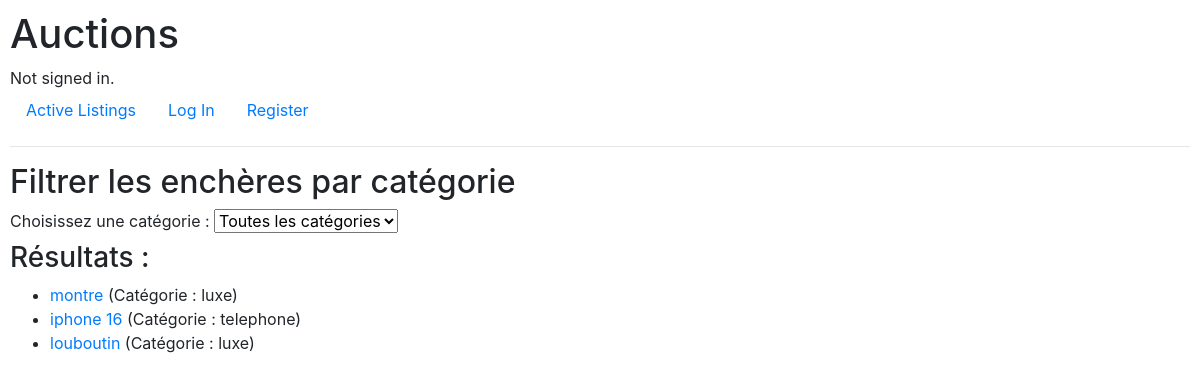
Page /filter-by-category/ on the earlier database version.
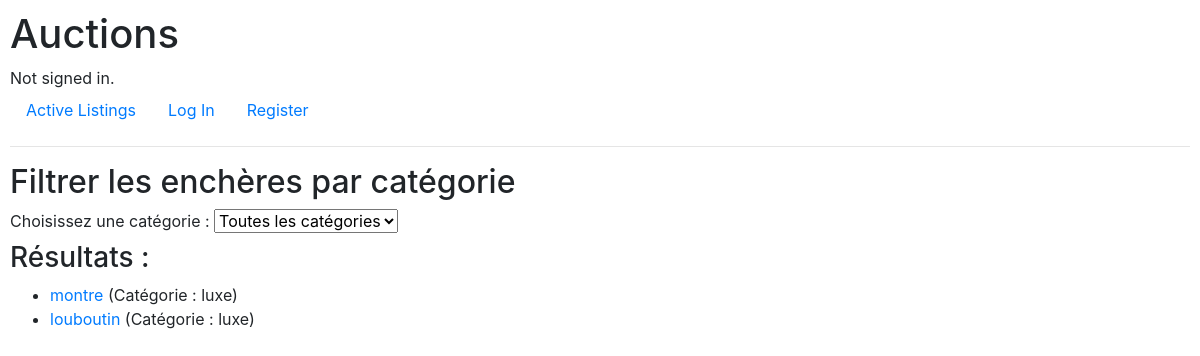
Same page on the later database version.
### auctions/models.py (models this page shows, shortened)
class AuctionListing(models.Model):
    title = models.CharField(max_length=100)
    description = models.TextField()
    starting_bid = models.DecimalField(max_digits=10, decimal_places=2)
    current_bid = models.DecimalField(max_digits=10, decimal_places=2, blank=True, null=True)
    image_url = models.URLField(blank=True, null=True)
    category = models.CharField(max_length=50, blank=True, null=True)
    category_fk = models.ForeignKey(Category, on_delete=models.CASCADE, related_name="listings", null=True, blank=True)
    created_at = models.DateTimeField(auto_now_add=True)
    owner = models.ForeignKey(User, on_delete=models.CASCADE, related_name="listings")
    active = models.BooleanField(default=True)
    winner = models.ForeignKey(User, on_delete=models.SET_NULL, blank=True, null=True, related_name="won_auctions")

### auctions/views.py (the view)
# urls.py: path("filter-by-category/", views.filter_by_category, name="filter_by_category"),
def filter_by_category(request):
    categories = AuctionListing.objects.values_list('category', flat=True).distinct().exclude(category=None)
    selected_category = request.GET.get('category', None)  # Catégorie sélectionnée par l'utilisateur
    listings = AuctionListing.objects.filter(active=True)  # Filtrer les enchères actives par défaut
    if selected_category:
        listings = listings.filter(category=selected_category)  # Filtrer par catégorie sélectionnée
    return render(request, "auctions/filter_by_category.html", {
        "categories": categories,
        "listings": listings,
        "selected_category": selected_category,
    })

### auctions/templates/auctions/filter_by_category.html (shortened to what this page needs)
{% extends "auctions/layout.html" %}
{% block body %}
    <h2>Filtrer les enchères par catégorie</h2>
    <form method="get">
        <label for="category">Choisissez une catégorie :</label>
        <select name="category" id="category" onchange="this.form.submit()">
            <option value="">Toutes les catégories</option>
        </select>
    </form>
    <h3>Résultats :</h3>
    <ul>
        {% for listing in listings %}
            <li>
                <a href="{% url 'listing_detail' listing.id %}">{{ listing.title }}</a>
                (Catégorie : {{ listing.category }})
            </li>
        {% empty %}
            <p>Aucune enchère trouvée pour cette catégorie.</p>
        {% endfor %}
    </ul>
{% endblock %}

### auctions/templates/auctions/layout.html (shortened to what this page needs)
{% load static %}
<!DOCTYPE html>
<html lang="en">
    <head>
        <link rel="stylesheet" href="https://stackpath.bootstrapcdn.com/bootstrap/4.4.1/css/bootstrap.min.css">
        <link href="{% static 'auctions/styles.css' %}" rel="stylesheet">
    </head>
    <body>
        <h1>Auctions</h1>
        <div>
            {% if user.is_authenticated %}
                Signed in as <strong>{{ user.username }}</strong>.
            {% else %}
                Not signed in.
            {% endif %}
        </div>
        <ul class="nav">
            <li class="nav-item">
                <a class="nav-link" href="{% url 'active_listings' %}">Active Listings</a>
            </li>
            {% if user.is_authenticated %}
                <li class="nav-item">
                    <a class="nav-link" href="{% url 'logout' %}">Log Out</a>
                </li>
                <li class="nav-item">
                    <a class="nav-link" href="{% url 'create_auction_listing' %}">Créer une enchère</a>
                </li>
                <li class="nav-item">
                    <a class="nav-link" href="{% url 'watchlist_view' %}">watchlist</a>
                </li>
                <li class="nav-item">
                    <a class="nav-link" href="{% url 'filter_by_category' %}">Category</a>
                </li>
            {% else %}
                <li class="nav-item">
                    <a class="nav-link" href="{% url 'login' %}">Log In</a>
                </li>
                <li class="nav-item">
                    <a class="nav-link" href="{% url 'register' %}">Register</a>
                </li>
            {% endif %}
        </ul>
        <hr>
        {% block body %}
        {% endblock %}
    </body>
</html>

### auctions/static/auctions/styles.css (style rules this page uses)
body { padding: 10px; }

Differences in the rows shown:
no longer on this page (row edited): AuctionListing: title "iphone 16", category "telephone"
